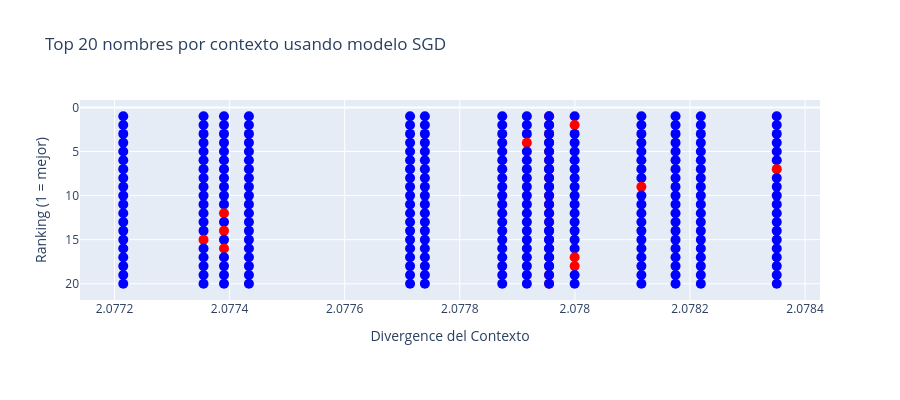

Notebook source saved alongside this figure:
### Code cell
import plotly.graph_objects as go

context_data = read_RankDivergence("SGDRank+DivergenceExperiment")

fig = go.Figure()
max_points = 20

for context, ctx_info in context_data.items():
    if context.startswith("The doctor who works in name"):
        continue
    data = ctx_info['data']
    divergence = ctx_info['divergence']
    

    sorted_data = sorted(data, key=lambda x: x['perplexity'], reverse=True)[:max_points]

    for rank, person in enumerate(sorted_data, start=1):
        fig.add_trace(go.Scatter(
            x=[divergence],
            y=[rank],
            mode='markers',
            marker=dict(
                size=10,
                color='red' if person['match'] else 'blue'
            ),
            hovertemplate=(
                f"<b>Contexto:</b> {context}<br>"
                f"<b>Nombre:</b> {person['decoded']}<br>"
                f"<b>Ranking:</b> {rank}<br>"
                f"<b>Perplexity:</b> {person['perplexity']:.2e}<br>"
                f"<b>Divergence:</b> {divergence:.4f}<extra></extra>"
            ),
            showlegend=False
        ))

fig.update_layout(
    title="Top 20 nombres por contexto usando modelo SGD",
    xaxis_title="Divergence del Contexto",
    yaxis_title="Ranking (1 = mejor)",
    yaxis=dict(autorange='reversed'),
    height=400,
    margin=dict(b=100),
)

fig.show()
